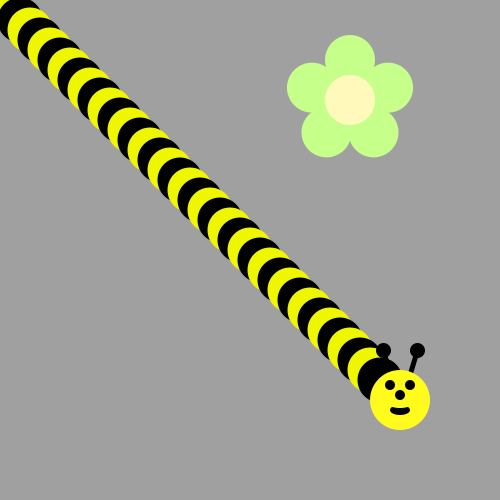
Frame 1 (no input)
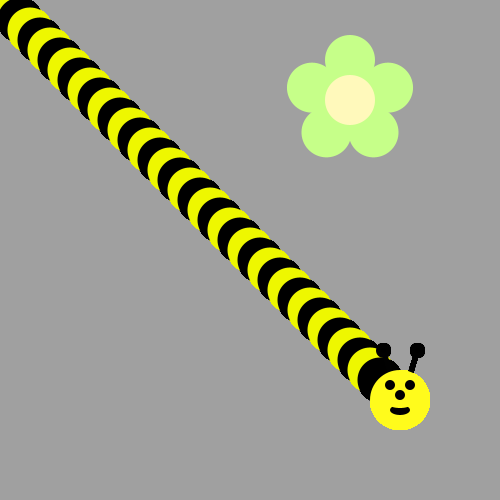
Frame 60 (the mouse pressed at the canvas centre just before this capture)
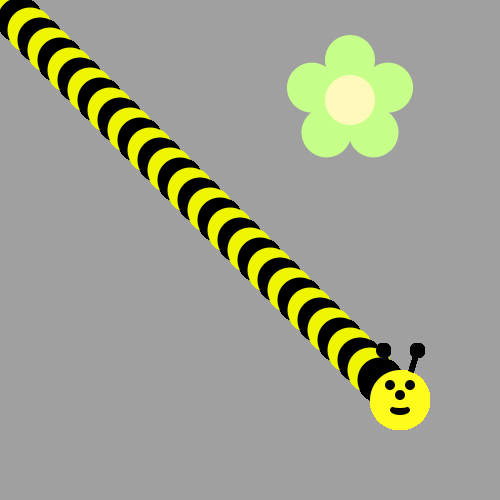
Frame 120 (the mouse held since frame 60 and released just before this capture)

The Processing sketch that drew these frames (run headless with seeded random() and noise(); from frame 60 on, the mouse is pressed at the canvas centre):

// Processing sketch: BumbleBee
// ── BumbleBee.pde
void draw() {
/*Use a loop to make a body for the Bee!
Then put his head on using drawBeeFace(x,y)
Use Modulo to make the colors alternate 
*/

for(int i =0; i<39; i++){
  
  if(i%2==0){
  fill(#000000);
  ellipse(i*10, i*10, 45, 45);
  }
  else{
    fill(#EEF700);
    ellipse(i*10, i*10, 45, 45);
  }
}
drawBeeFace(400,400);
}

void drawFlower(int x, int y) {
     noStroke();
     translate(x, y);
     // draw 5 petals, rotating after each one<
     fill(#c6ff89);      // green
      for (int i = 0; i < 5; i++) {
           ellipse(0, -40, 50, 50);
          rotate(radians(72));
     }
     fill(#fff9bb); // light yellow
     ellipse(0, 0, 50, 50);
} 
void drawBeeFace(int BeeFaceX, int BeeFaceY) {
     noStroke();
     fill(0, 0, 0);
     stroke(1);
     strokeWeight(5);
     line(BeeFaceX-10, BeeFaceY-27, BeeFaceX-17, BeeFaceY-50);
     line(BeeFaceX+10, BeeFaceY-27, BeeFaceX+17, BeeFaceY-50);
     ellipse(BeeFaceX-17, BeeFaceY-50, 10, 10);
     ellipse(BeeFaceX+17, BeeFaceY-50, 10, 10);
     noStroke();
     fill(255, 251, 28);
     ellipse(BeeFaceX, BeeFaceY, 60, 60); // face
     fill(255, 237, 209);
     fill(0,0,0);
      ellipse(BeeFaceX-10, BeeFaceY-15, 10, 10); // eyes
     ellipse(BeeFaceX+10, BeeFaceY-15, 10, 10);
      ellipse(BeeFaceX, BeeFaceY-5, 10, 10); // nose
      ellipse(BeeFaceX, BeeFaceY+10, 20, 10);// mouth
     fill(255, 251, 28);
     ellipse(BeeFaceX, BeeFaceY+5, 20, 6);
}

void setup() {
     ellipseMode(CENTER);
     size(500, 500);
     background(160, 160, 160);
      drawFlower(350, 100);
}
